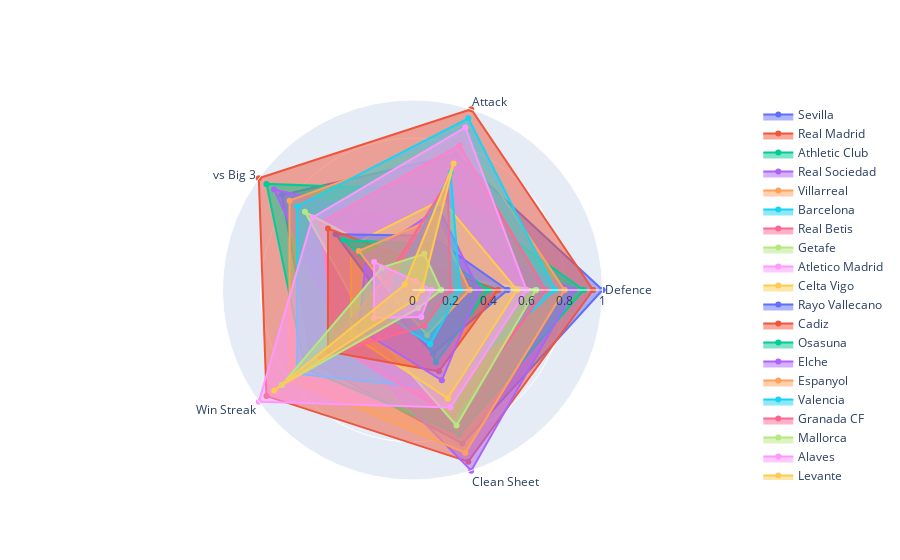

The code cell stored with this chart in its notebook:
### Code cell
import plotly.graph_objects as go


categories = ['Defence','Attack','vs Big 3',
              'Win Streak','Clean Sheet']



categories.append(categories[0])

fig = go.Figure()

for val in teams_stats:
    fig.add_trace(go.Scatterpolar(
          r=teams_stats[val],
          theta=categories,
          fill='toself',
          name= val,
        showlegend=val in teams_list, visible = True))
    

fig.update_layout(
  polar=dict(
    radialaxis=dict(
      visible=True,
      range=[0, 1]
    )),
  showlegend=True
)

fig.show()

### Figure 1 — Plotly figure (JSON) as saved in the notebook; plotly's stock layout.template omitted (floating-point values rounded to 4 significant figures)
{"data": [{"fill": "toself", "name": "Sevilla", "r": [1, 0.75, 0.85, 0.65, 0.85, 1], "showlegend": true, "theta": ["Defence", "Attack", "vs Big 3", "Win Streak", "Clean Sheet", "Defence"], "type": "scatterpolar", "visible": true}, {"fill": "toself", "name": "Real Madrid", "r": [0.95, 1, 1, 0.95, 0.95, 0.95], "showlegend": true, "theta": ["Defence", "Attack", "vs Big 3", "Win Streak", "Clean Sheet", "Defence"], "type": "scatterpolar", "visible": true}, {"fill": "toself", "name": "Athletic Club", "r": [0.9, 0.55, 0.95, 0.7, 0.8, 0.9], "showlegend": true, "theta": ["Defence", "Attack", "vs Big 3", "Win Streak", "Clean Sheet", "Defence"], "type": "scatterpolar", "visible": true}, {"fill": "toself", "name": "Real Sociedad", "r": [0.85, 0.35, 0.9, 0.45, 1, 0.85], "showlegend": true, "theta": ["Defence", "Attack", "vs Big 3", "Win Streak", "Clean Sheet", "Defence"], "type": "scatterpolar", "visible": true}, {"fill": "toself", "name": "Villarreal", "r": [0.8, 0.85, 0.8, 0.8, 0.9, 0.8], "showlegend": true, "theta": ["Defence", "Attack", "vs Big 3", "Win Streak", "Clean Sheet", "Defence"], "type": "scatterpolar", "visible": true}, {"fill": "toself", "name": "Barcelona", "r": [0.75, 0.95, 0.75, 0.75, 0.55, 0.75], "showlegend": true, "theta": ["Defence", "Attack", "vs Big 3", "Win Streak", "Clean Sheet", "Defence"], "type": "scatterpolar", "visible": true}, {"fill": "toself", "name": "Real Betis", "r": [0.7, 0.8, 0.6, 0.5, 0.7, 0.7], "showlegend": true, "theta": ["Defence", "Attack", "vs Big 3", "Win Streak", "Clean Sheet", "Defence"], "type": "scatterpolar", "visible": true}, {"fill": "toself", "name": "Getafe", "r": [0.65, 0.1, 0.7, 0.3, 0.75, 0.65], "showlegend": true, "theta": ["Defence", "Attack", "vs Big 3", "Win Streak", "Clean Sheet", "Defence"], "type": "scatterpolar", "visible": true}, {"fill": "toself", "name": "Atletico Madrid", "r": [0.6, 0.9, 0.65, 1, 0.65, 0.6], "showlegend": true, "theta": ["Defence", "Attack", "vs Big 3", "Win Streak", "Clean Sheet", "Defence"], "type": "scatterpolar", "visible": true}, {"fill": "toself", "name": "Celta Vigo", "r": [0.55, 0.5, 0.4, 0.4, 0.6, 0.55], "showlegend": true, "theta": ["Defence", "Attack", "vs Big 3", "Win Streak", "Clean Sheet", "Defence"], "type": "scatterpolar", "visible": true}, {"fill": "toself", "name": "Rayo Vallecano", "r": [0.5, 0.3, 0.5, 0.15, 0.35, 0.5], "showlegend": true, "theta": ["Defence", "Attack", "vs Big 3", "Win Streak", "Clean Sheet", "Defence"], "type": "scatterpolar", "visible": true}, {"fill": "toself", "name": "Cadiz", "r": [0.45, 0.15, 0.55, 0.55, 0.45, 0.45], "showlegend": true, "theta": ["Defence", "Attack", "vs Big 3", "Win Streak", "Clean Sheet", "Defence"], "type": "scatterpolar", "visible": true}, {"fill": "toself", "name": "Osasuna", "r": [0.4, 0.25, 0.45, 0.05, 0.4, 0.4], "showlegend": true, "theta": ["Defence", "Attack", "vs Big 3", "Win Streak", "Clean Sheet", "Defence"], "type": "scatterpolar", "visible": true}, {"fill": "toself", "name": "Elche", "r": [0.35, 0.45, 0.3, 0.35, 0.5, 0.35], "showlegend": true, "theta": ["Defence", "Attack", "vs Big 3", "Win Streak", "Clean Sheet", "Defence"], "type": "scatterpolar", "visible": true}, {"fill": "toself", "name": "Espanyol", "r": [0.3, 0.4, 0.35, 0.1, 0.25, 0.3], "showlegend": true, "theta": ["Defence", "Attack", "vs Big 3", "Win Streak", "Clean Sheet", "Defence"], "type": "scatterpolar", "visible": true}, {"fill": "toself", "name": "Valencia", "r": [0.25, 0.65, 0.1, 0.2, 0.3, 0.25], "showlegend": true, "theta": ["Defence", "Attack", "vs Big 3", "Win Streak", "Clean Sheet", "Defence"], "type": "scatterpolar", "visible": true}, {"fill": "toself", "name": "Granada CF", "r": [0.2, 0.6, 0.15, 0.6, 0.2, 0.2], "showlegend": true, "theta": ["Defence", "Attack", "vs Big 3", "Win Streak", "Clean Sheet", "Defence"], "type": "scatterpolar", "visible": true}, {"fill": "toself", "name": "Mallorca", "r": [0.15, 0.2, 0.2, 0.85, 0.1, 0.15], "showlegend": true, "theta": ["Defence", "Attack", "vs Big 3", "Win Streak", "Clean Sheet", "Defence"], "type": "scatterpolar", "visible": true}, {"fill": "toself", "name": "Alaves", "r": [0.1, 0.05, 0.25, 0.25, 0.15, 0.1], "showlegend": true, "theta": ["Defence", "Attack", "vs Big 3", "Win Streak", "Clean Sheet", "Defence"], "type": "scatterpolar", "visible": true}, {"fill": "toself", "name": "Levante", "r": [0.05, 0.7, 0.05, 0.9, 0.05, 0.05], "showlegend": true, "theta": ["Defence", "Attack", "vs Big 3", "Win Streak", "Clean Sheet", "Defence"], "type": "scatterpolar", "visible": true}], "layout": {"polar": {"radialaxis": {"range": [0, 1], "visible": true}}, "showlegend": true}}
